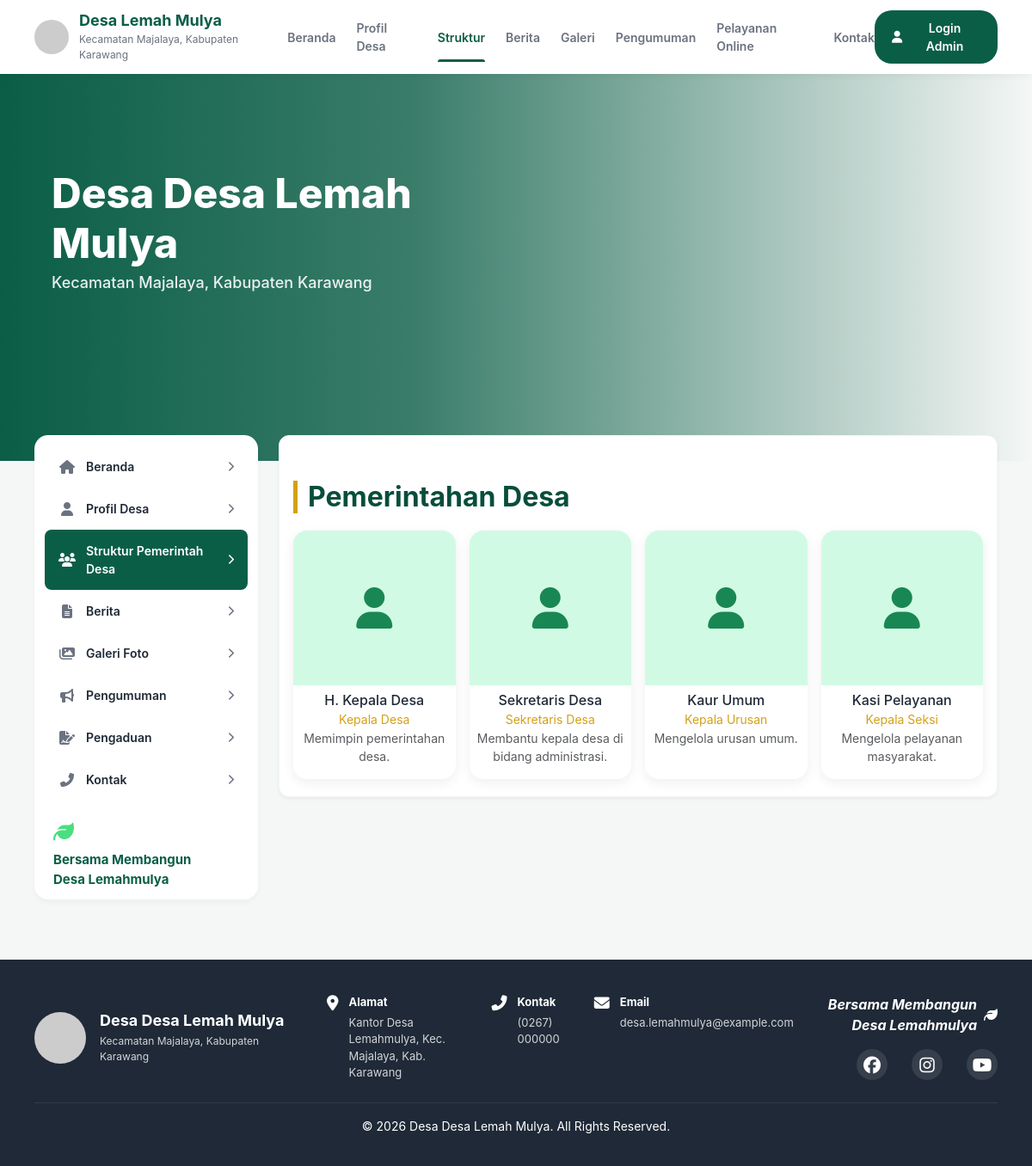
Page /struktur.php on the committed database.
### tables this page shows
CREATE TABLE perangkat_desa(id INT AUTO_INCREMENT PRIMARY KEY,nama VARCHAR(100),jabatan VARCHAR(60),nip VARCHAR(30),profil TEXT,foto VARCHAR(100));

### config/database.php (called while the page is built, shortened)
<?php
try{$pdo=new PDO('mysql:host=localhost;dbname=digital_desa;charset=utf8mb4','root','',[PDO::ATTR_ERRMODE=>PDO::ERRMODE_EXCEPTION,PDO::ATTR_DEFAULT_FETCH_MODE=>PDO::FETCH_ASSOC]);}catch(Exception $e){die('Database belum di-import. Import database.sql lewat phpMyAdmin.');}
function e($s){return htmlspecialchars((string)$s,ENT_QUOTES,'UTF-8');}
function run($q,$p=[]){global $pdo;$s=$pdo->prepare($q);$s->execute($p);return $s;}
function rows($q,$p=[]){return run($q,$p)->fetchAll();}
$S=array_column(rows('SELECT k,v FROM pengaturan'),'v','k');
function s($k){global $S;return e($S[$k]??'');}

### struktur.php (the view, shortened to what this page needs)
<?php
$file = "index";
$page='struktur';
include 'includes/header.php'
;?>
<?php include 'includes/hero.php'; ?>
<div class="main-container">
    <?php include 'includes/sidebar_desktop.php'; ?>
    <main class="content-center">
        <section class="content-section">
            <h2 class="judul">Pemerintahan Desa</h2><div class="row g-3"><?php foreach(rows('SELECT * FROM perangkat_desa ORDER BY id') as $p):?><div class="col-6 col-md-3"><div class="card-desa bg-white text-center pb-3"><?php if($p['foto']):?><img class="thumb" src="assets/uploads/<?=e($p['foto'])?>"><?php else:?><div class="thumb d-flex align-items-center justify-content-center"><i class="fa fa-user fa-3x text-success"></i></div><?php endif;?><h6 class="mt-2 mb-0"><?=e($p['nama'])?></h6><small class="text-gold"><?=e($p['jabatan'])?></small><p class="small text-muted px-2"><?=e($p['profil'])?></p></div></div><?php endforeach;?></div>
        </section>
    </main>
</div>
<?php include 'includes/footer.php';?>

### includes/header.php (shortened to what this page needs)
<?php require_once __DIR__.'/../config/database.php';$root=$root??'';?>
<!DOCTYPE html>
<html lang="id">
    <head>
        <link href="https://cdn.jsdelivr.net/npm/bootstrap@5.3.3/dist/css/bootstrap.min.css" rel="stylesheet">
        <link href="https://cdnjs.cloudflare.com/ajax/libs/font-awesome/6.5.1/css/all.min.css" rel="stylesheet">
        <link href="<?=$root?>assets/css/style.css" rel="stylesheet">
        <link href="<?=$root?>assets/css/global.css" rel="stylesheet">
        <link href="<?=$root?>assets/css/<?=$file?>.css" rel="stylesheet">
    </head>
    <body>
<?php include __DIR__.'/navbar.php';?>

### includes/navbar.php (shortened to what this page needs)
<header class="header">
    <div>
        <a href="<?=$root?>index.php" class="header-left">
        <div class="logo">
            <img src="https://via.placeholder.com/40" alt="Logo">
        </div>
        <div class="header-titles">
            <h1><?=s('nama_desa')?></h1>
            <p>Kecamatan <?=s('kecamatan')?>, Kabupaten <?=s('kabupaten')?></p>
        </div>
        </a>
    </div>
    <nav class="desktop-nav desktop-only-flex">
        <a href="<?=$root?>index.php" class=<?= $page == 'beranda' ? 'active' : '' ?>>Beranda</a>
        <a href="<?=$root?>profil.php" class=<?= $page == 'profil' ? 'active' : '' ?>>Profil Desa</a>
        <a href="<?=$root?>struktur.php" class=<?= $page == 'struktur' ? 'active' : '' ?>>Struktur</a>
        <a href="<?=$root?>berita.php" class=<?= $page == 'berita' ? 'active' : '' ?>>Berita</a>
        <a href="<?=$root?>galeri.php" class=<?= $page == 'galeri' ? 'active' : '' ?>>Galeri</a>
        <a href="<?=$root?>pengumuman.php" class=<?= $page == 'pengumuman' ? 'active' : '' ?>>Pengumuman</a>
        <a href="<?=$root?>masyarakat/layanan.php" class=<?= $page == 'layanan' ? 'active' : '' ?>>Pelayanan Online</a>
        <a href="<?=$root?>kontak.php" class=<?= $page == 'kontak' ? 'active' : '' ?>>Kontak</a>
    </nav>
    <div class="header-right desktop-only-flex">
         <a href="<?=$root?>login.php">
        <button class="btn-login"><i class="fas fa-user"></i> Login Admin</button>
        </a>
    </div>
</header>

### includes/hero.php
<section class="hero-beranda">
    <div class="hero-bg">
        <img src="https://images.unsplash.com/photo-1599839619722-39751411ea63?ixlib=rb-4.0.3&auto=format&fit=crop&w=1600&q=80" alt="Kantor Desa">
        <div class="hero-overlay-gradient"></div>
    </div>
    <div class="hero-content">
        <h2>Desa <?=s('nama_desa')?></h2>
        <p class="subtitle">Kecamatan <?=s('kecamatan')?>, Kabupaten <?=s('kabupaten')?></p>
    </div>
</section>

### includes/sidebar_desktop.php
<aside class="sidebar-left desktop-only">
    <div class="side-menu">
        <a href="<?=$root?>index.php" class="side-menu-item <?= $page == 'beranda' ? 'active' : '' ?>">
            <div><i class="fas fa-home icon-box"></i> Beranda</div>
            <i class="fas fa-chevron-right arrow"></i>
        </a>
        <a href="<?=$root?>profil.php" class="side-menu-item <?= $page == 'profil' ? 'active' : '' ?>">
            <div><i class="fas fa-user icon-box"></i> Profil Desa</div>
            <i class="fas fa-chevron-right arrow"></i>
        </a>
        <a href="<?=$root?>struktur.php" class="side-menu-item <?= $page == 'struktur' ? 'active' : '' ?>">
            <div><i class="fas fa-users icon-box"></i> Struktur Pemerintah Desa</div>
            <i class="fas fa-chevron-right arrow"></i>
        </a>
        <a href="<?=$root?>berita.php" class="side-menu-item <?= $page == 'berita' ? 'active' : '' ?>">
            <div><i class="fas fa-file-alt icon-box"></i> Berita</div>
            <i class="fas fa-chevron-right arrow"></i>
        </a>
        <a href="<?=$root?>galeri.php" class="side-menu-item <?= $page == 'galeri' ? 'active' : '' ?>">
            <div><i class="fas fa-images icon-box"></i> Galeri Foto</div>
            <i class="fas fa-chevron-right arrow"></i>
        </a>
        <a href="<?=$root?>pengumuman.php" class="side-menu-item <?= $page == 'pengumuman' ? 'active' : '' ?>">
            <div><i class="fas fa-bullhorn icon-box"></i> Pengumuman</div>
            <i class="fas fa-chevron-right arrow"></i>
        </a>
        <a href="<?=$root?>pengaduan.php" class="side-menu-item <?= $page == 'pengaduan' ? 'active' : '' ?>">
            <div><i class="fas fa-file-signature icon-box"></i> Pengaduan </div>
            <i class="fas fa-chevron-right arrow"></i>
        </a>
        <a href="<?=$root?>kontak.php" class="side-menu-item <?= $page == 'kontak' ? 'active' : '' ?>">
            <div><i class="fas fa-phone-alt icon-box"></i> Kontak</div>
            <i class="fas fa-chevron-right arrow"></i>
        </a>
        <div class="sidebar-illustration">
            <i class="fas fa-leaf" style="color: #4ade80; font-size: 24px;"></i>
            <p>Bersama Membangun<br>Desa Lemahmulya</p>
        </div>
    </div>
</aside>

### includes/footer.php (shortened to what this page needs)
<footer id="kontak" class="desktop-footer desktop-only">
    <div class="footer-container">
        <div class="footer-brand">
            <img src="https://via.placeholder.com/40" alt="Logo" class="footer-logo">
            <div>
                <h4>Desa <?=s('nama_desa')?></h4>
                <p>Kecamatan <?=s('kecamatan')?>, Kabupaten <?=s('kabupaten')?></p>
            </div>
        </div>
        <div class="footer-info">
            <div class="footer-item">
                <i class="fas fa-map-marker-alt"></i>
                <div>
                    <span class="font-bold">Alamat</span>
                    <p><?=s('alamat')?></p>
                </div>
            </div>
            <div class="footer-item">
                <i class="fas fa-phone-alt"></i>
                <div>
                    <span class="font-bold">Kontak</span>
                    <p><?=s('telepon')?></p>
                </div>
            </div>
            <div class="footer-item">
                <i class="fas fa-envelope"></i>
                <div>
                    <span class="font-bold">Email</span>
                    <p><?=s('email')?></p>
                </div>
            </div>
        </div>
        <div class="footer-social">
            <p class="slogan">Bersama Membangun<br>Desa Lemahmulya <i class="fas fa-leaf"></i></p>
            <div class="social-icons">
                <a class="text-white me-3" href="<?=s('facebook')?>"><i class="fab fa-facebook fa-lg"></i></a>
                <a class="text-white me-3" href="<?=s('instagram')?>"><i class="fab fa-instagram fa-lg"></i></a>
                <a class="text-white" href="<?=s('youtube')?>"><i class="fab fa-youtube fa-lg"></i></a>
            </div>
        </div>
    </div>
    <div class="footer-bottom">
        <hr class="border-secondary mt-4">
        <p class="text-center pb-3 mb-0 small">© 2026 Desa <?=s('nama_desa')?>. All Rights Reserved.</p>
    </div>
</footer>
</body>
</html>

### assets/css/style.css (style rules this page uses)
:root { --h:#064e3b;--e:#059669;--g:#d4a017 }
body { background:#f8faf9;font-family:'Segoe UI',sans-serif }
.text-gold { color:var(--g)!important }
.card-desa { border:0;border-radius:16px;box-shadow:0 4px 14px rgba(0,0,0,.07);transition:.25s;height:100% }
.judul { color:var(--h);font-weight:700;border-left:5px solid var(--g);padding-left:12px;margin:2rem 0 1.2rem }
.thumb { height:180px;object-fit:cover;border-radius:16px 16px 0 0;background:#d1fae5;width:100% }

### assets/css/index.css (style rules this page uses)
.hero-beranda { position: relative; overflow: hidden; color: var(--white); padding-top: 30px; }
.hero-bg { position: absolute; top: 0; left: 0; width: 100%; height: 100%; z-index: -1; }
.hero-bg img { width: 100%; height: 100%; object-fit: cover; }
.hero-overlay-gradient { position: absolute; top: 0; left: 0; width: 100%; height: 100%; background: linear-gradient(to bottom, rgba(11, 94, 70, 0.85), rgba(11, 94, 70, 1)); }
.hero-content { padding: 30px 20px; position: relative; z-index: 2; }
.hero-content h2 { font-size: 32px; font-weight: 800; margin-bottom: 4px; }
.subtitle { font-size: 13px; font-weight: 500; margin-bottom: 16px; opacity: 0.9; }
.content-section { background-color: var(--white); border-radius: 12px; padding: 20px 16px; margin: 20px; box-shadow: 0 2px 4px rgba(0,0,0,0.05); border: 1px solid var(--border-color); }
@media (min-width: 992px) { .hero-beranda { padding-bottom: 0; height: 450px; border-radius: 0; } }
@media (min-width: 992px) { .hero-overlay-gradient { background: linear-gradient(to right, rgba(11, 94, 70, 1) 0%, rgba(11, 94, 70, 0.8) 40%, rgba(11, 94, 70, 0) 100%); } }
@media (min-width: 992px) { .hero-content { padding: 80px 60px; max-width: 600px; } }
@media (min-width: 992px) { .hero-content h2 { font-size: 48px; } }
@media (min-width: 992px) { .subtitle { font-size: 18px; } }
@media (min-width: 992px) { .content-section { margin: 0; } }

### rows in the picture
perangkat_desa: nama "H. Kepala Desa", jabatan "Kepala Desa", profil "Memimpin pemerintahan desa."
perangkat_desa: nama "Sekretaris Desa", jabatan "Sekretaris Desa", profil "Membantu kepala desa di bidang administrasi."
perangkat_desa: nama "Kaur Umum", jabatan "Kepala Urusan", profil "Mengelola urusan umum."
perangkat_desa: nama "Kasi Pelayanan", jabatan "Kepala Seksi", profil "Mengelola pelayanan masyarakat."

### other values in the picture
s('nama_desa') "Desa Lemah Mulya"
s('kecamatan') "Majalaya"
s('kabupaten') "Karawang"
s('alamat') "Kantor Desa Lemahmulya, Kec. Majalaya, Kab. Karawang"
s('telepon') "(0267) 000000"
s('email') "desa.lemahmulya@example.com"
